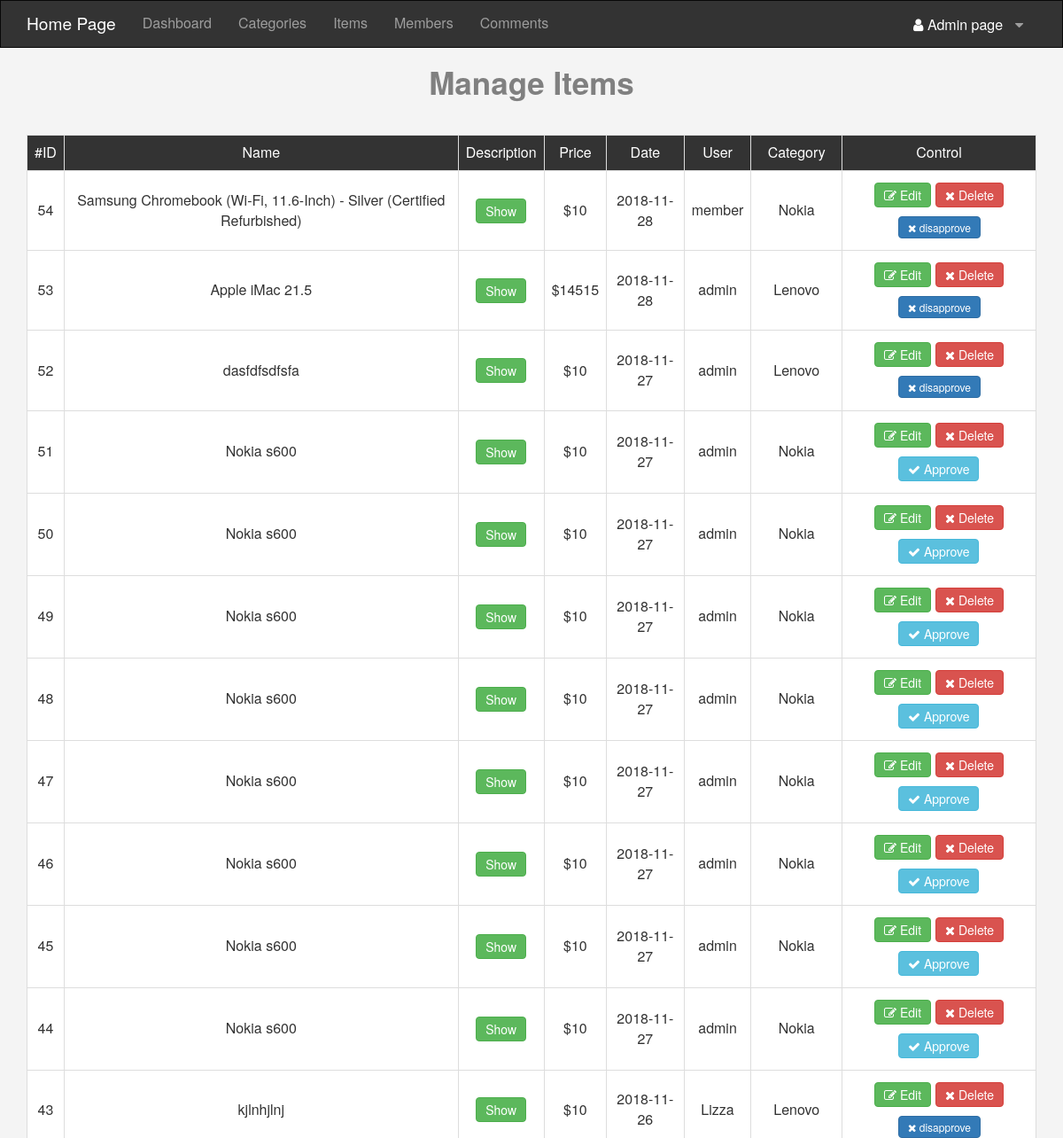
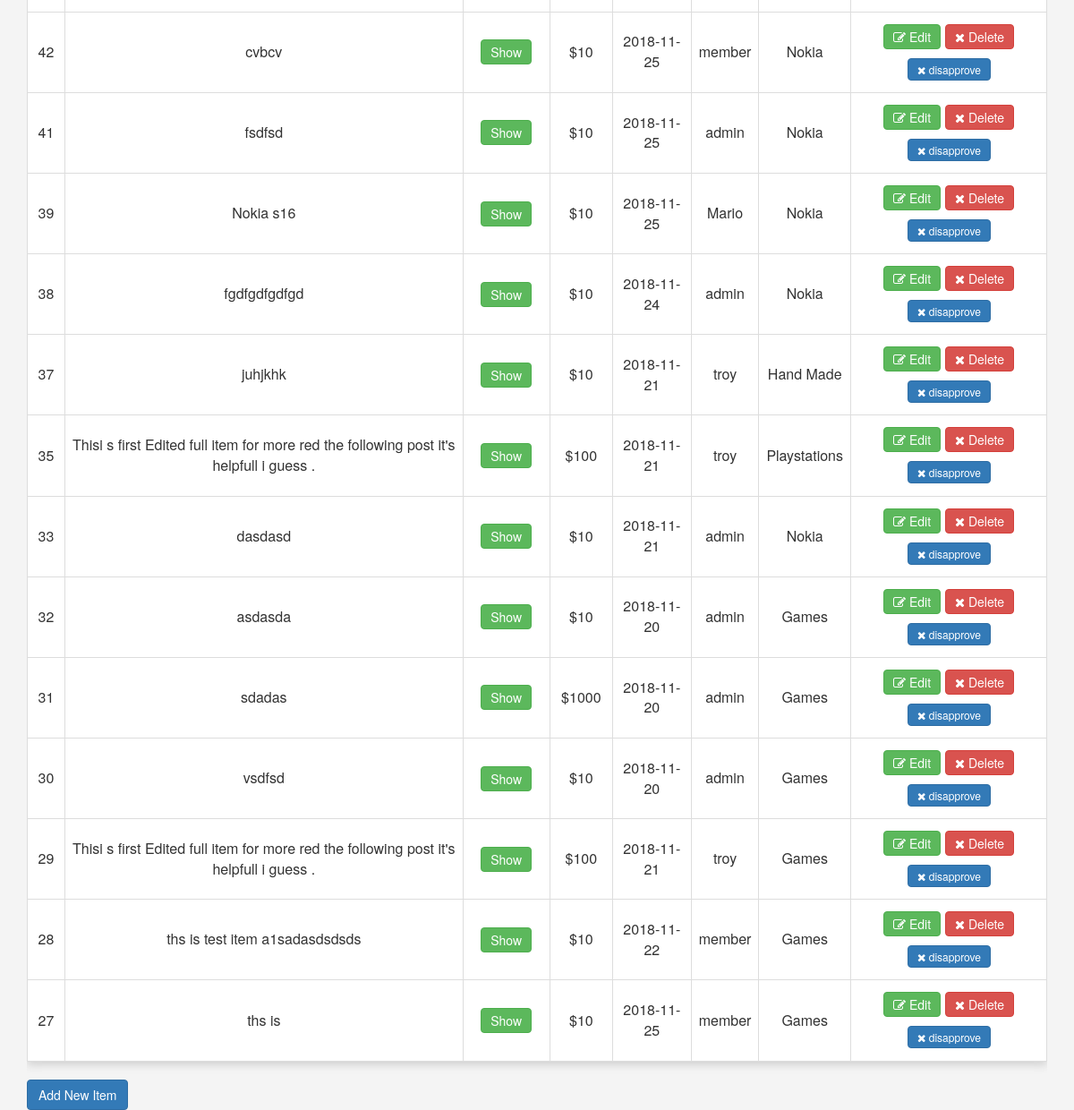
The page /admin/items.php (signed in) on the database its author committed (2 pictures, top to bottom).
### tables this page shows
CREATE TABLE `items` (
  `Item_ID` int(11) NOT NULL,
  `Name` varchar(255) NOT NULL,
  `Description` text NOT NULL,
  `Price` varchar(255) NOT NULL,
  `Add_Date` date NOT NULL,
  `Country_Made` varchar(255) NOT NULL,
  `image` varchar(255) NOT NULL,
  `Status` varchar(255) NOT NULL,
  `Rating` smallint(6) NOT NULL,
  `Quantity` tinyint(4) NOT NULL,
  `approve` tinyint(4) NOT NULL DEFAULT '0',
  `tags` varchar(255) NOT NULL,
  `Cat_ID` int(11) NOT NULL,
  `Member_ID` int(11) NOT NULL,
  `count_num` int(11) NOT NULL
);

CREATE TABLE `users` (
  `UserID` int(11) NOT NULL COMMENT 'The user ID',
  `Username` varchar(255) NOT NULL COMMENT 'The user name can&amp;#039;t use another name or name like it',
  `Password` varchar(255) NOT NULL COMMENT 'the user password',
  `Email` varchar(255) NOT NULL COMMENT 'The user Email',
  `FullName` varchar(255) NOT NULL COMMENT 'The user real name',
  `image` varchar(255) NOT NULL,
  `GroupID` int(11) NOT NULL DEFAULT '0' COMMENT 'Admin 1 user 0',
  `RegStatus` int(11) NOT NULL DEFAULT '0' COMMENT 'active 1 not active 0',
  `Sellerstates` int(11) NOT NULL DEFAULT '0' COMMENT 'good seller 1 normal 0',
  `Regdate` date NOT NULL COMMENT 'regestered date'
);

CREATE TABLE `categories` (
  `ID` int(11) NOT NULL,
  `Name` varchar(255) NOT NULL,
  `Description` text NOT NULL,
  `parent` int(11) NOT NULL,
  `Ordring` int(11) DEFAULT NULL,
  `Visibility` tinyint(4) NOT NULL DEFAULT '0' COMMENT '0 show cats1 hide them',
  `Allow_Comment` tinyint(4) NOT NULL DEFAULT '0' COMMENT '0show comments 1 hide',
  `Allow_Ads` tinyint(4) NOT NULL DEFAULT '0' COMMENT '0 show ads 1 hide'
);

### admin/includes/functions/functions.php (called while the page is built, shortened)
<?php
	function proveAdmin()
	{
		global $con;
		$admin = $con->prepare("SELECT GroupID FROM users WHERE UserID = ? AND Username = ? AND GroupID = ?");
		$admin->execute(array($_SESSION['ID'] , $_SESSION['Username'] , $_SESSION['GroupID']));
		$existadmin = $admin->rowCount();
		$adminprove = $admin->fetch();
		if ($existadmin > 0 && $adminprove['GroupID'] == 1) {
			return 1 ;
		}elseif ($existadmin > 0 && $adminprove['GroupID'] == 0) {
			return 0 ;
		}
	};

### admin/includes/languages/english.php (called while the page is built)
<?php
function lang($phrase)
{
	static $lang =array(
		'DashBOARD'			=>	'Dashboard',
		'LOGIN'				=>	'login',
		'DEFAULTTitle'		=>	'Wellcome to our website',
		'MEMBERS'			=>	'Manage Members',
		'CATEGORIES'		=>	'Manage Categories',
		'ITEMST'			=>	'Manage Items',
		''		=>	'',
		'HOME' 				=> 'Home Page',
		'SECTIONS' 			=> 'Categories',
		'EDIT' 				=> 'Edit Profile',
		'SETTINGS' 			=> 'Settings',
		'LOGOUT' 			=> 'Logout',
		'ITEMS'				=>	'Items',
		'MEMBERS'			=>	'Members',
		'COMMENTS'			=>	'Comments',
		'STATISTICS'		=>	'Statistics',
		'LOGS'				=>	'logs',
		'DASHBOARD'			=>	'Dashboard',
		'TOTALMEMBERS'		=>	'Total Members',
		'PENDINGMEMBERS'	=>	'Pending Members',
		'TOTALITEMS'		=>	'Total Added Items',
		'TOTALCOMMENTS'		=>	'Total Comments',
		'LATESTREGISTERED'	=>	'Latest 5 Registired Users',
		'LATESTITEMS'		=>	'Latest 5 Added Items',
		''		=>	'',
		''		=>	'',
		'MANAGEMEMBERS'		=>	'Manage Members',
		'ID'				=>	'#ID',
		'USERNAME'			=>	'Username',
		'EMAIL'				=>	'Email',
		'FULLNAME'			=>	'Full Name',
		'REGDATE'			=>	'Registered Date',
		'CONTROL'			=>	'Control',
		'NEWMEMBER'		=>	'New Member',
		'DELETE'		=>	'Delete',
		'EDIT'			=>	'Edit',
		'ACTIVATE'		=>	'Activate',
		'DEACTIVATE'	=>	'DeActive',
		''		=>	'',
		'EDITMEMBER'	=>	'Edit Member',
		'USERNAME'		=>	'Username',
		'PASSWORD'		=>	'Password',
		'EMAIL'			=>	'Email',
		'FULLNAME'		=>	'Full Name',
		'SAVE'			=>	'Save',
		''		=>	'',
		''		=>	'',
		'ADDNEWMEMBER'	=>	'Add New Member',
		'USERNAME'		=>	'Username',
		'PASSWORD'		=>	'Password',
		'EMAIL'			=>	'Email',
		'FULLNAME'		=>	'Full Name',
		'ADD'			=>	'Add',
		''		=>	'',
		''		=>	'',
		''		=>	'',
		'NAME'			=>	'Name',
		'DESCRIPTION'	=>	'Description',
		'ORDRING'		=>	'Ordring',
		'VISIBILITY'	=>	'Visibility',
		'ALLOW_COMMENTS'=>	'Allow Comments',
		'ALLOW_ADS'		=>	'Allow Ads',
		'UPDATE'		=>	'Update',
		''		=>	'',
		''		=>	'',
		''		=>	'',
		''		=>	'',
		''		=>	'',
		''		=>	'',
		''		=>	''
				);
	return $lang[$phrase];
};

### admin/items.php (the view, shortened to what this page needs)
<?php
	if (isset($_SESSION['Username'])){
	include 'includes/languages/english.php';
	}
 	else {header('location: index.php');
 	};
if (proveAdmin() == 1)
{
	$do = isset($_GET['do']) ? $_GET['do'] : 'Manage';
	if ($do == 'Manage') {
		$stmt = $con->prepare("
			SELECT
				items.*,
				categories.Name AS Cat_Name ,
				users.Username
			FROM
				items
			INNER JOIN
				categories
			ON
				categories.ID = items.Cat_ID
			INNEr JOIN
				users
			ON
				users.UserID = items.Member_ID
			ORDER BY Item_ID DESC
		");
		$stmt->execute();
		$items = $stmt->fetchAll();
		if (! empty($items)) {
?>
	<h1 class="text-center">Manage Items</h1>
	<div class="container items">
		<div class="table-responsive">
			<table class="main-table text-center table table-bordered">
				<tr>
					<td>#ID</td>
					<td>Name</td>
					<td>Description</td>
					<td>Price</td>
					<td>Date</td>
					<td>User</td>
					<td>Category</td>
					<td>Control</td>
				</tr>
				<?php
					foreach ($items as $item) {
					echo "<tr>";
						echo "<td>".$item['Item_ID']."</td>";
						echo "<td>".$item['Name']."</td>";
						echo "<td class='show_description'><div class='btn btn-success'>Show</div>
						</td>";
						echo "<td>$".$item['Price']."</td>";
						echo "<td>".$item['Add_Date']."</td>";
						echo "<td>".$item['Username']."</td>";
						echo "<td>".$item['Cat_Name']."</td>";
						echo '<td>';
							echo '<a href="items.php?do=Edit&itemID='.$item['Item_ID'].'" class="btn btn-success hvr-icon-pulse-grow"><i class="fa fa-edit hvr-icon"></i> '.lang('EDIT').'</a> ';
							echo '<a href="items.php?do=Delete&itemID='.$item['Item_ID'].'" class="btn btn-danger confirm hvr-icon-pulse-grow"><i class="fa fa-close hvr-icon"></i> '.lang('DELETE').' </a> ';
							if ($item['approve'] == 0) {
								echo " <a href='items.php?do=approve&itemID=".$item['Item_ID']."' class='btn btn-info hvr-icon-pulse-grow'>
									<i class='fa fa-check hvr-icon'></i>
									Approve</a>";
							}elseif ($item['approve'] == 1) {
								echo " <a href='items.php?do=disapprove&itemID=".$item['Item_ID']."' class='btn btn-primary hvr-icon-pulse-grow' style='font-size:12px;'>
									<i class='fa fa-close hvr-icon'></i>
									disapprove</a>";
							}
						echo "</td>";
					echo "</tr>";
					}
				?>
			</table>
		</div>
		<a class="btn btn-primary" href="?do=Add">Add New Item</a>
	</div>
<?php
		}
	}
	include $tpl.'footer.php';
}else {header('location: ../index.php');
};
?>

### admin/layout/css/admin.css (style rules this page uses)
body { background-color: #f4f4f4; font-size: 16px; }
h1 { margin-bottom: 40px; font-size: 35px; font-weight: bold; color: grey; }
.main-table { -webkit-box-shadow : 0 3px 10px #CCC; -moz-box-shadow : 0 3px 10px #CCC; -o-box-shadow : 0 3px 10px #CCC; box-shadow : 0 3px 10px #CCC; }
.main-table tr { background-color: none; }
.main-table td { background-color: #FFF; vertical-align: middle !important; word-wrap: break-word !important; }
.main-table tr:first-child td { background-color: #333; color: #fff; }
.main-table .btn { padding: 3px 10px; margin: 5px 0px ; }

### rows shown on the page
items: Item_ID "54", Name "Samsung Chromebook (Wi-Fi, 11.6-Inch) - Silver (Certified Refurbished)", Price "10", Add_Date "2018-11-28", Member_ID.Username "member", Cat_ID.Name "Nokia"
items: Item_ID "53", Name "Apple iMac 21.5", Price "14515", Add_Date "2018-11-28", Member_ID.Username "admin", Cat_ID.Name "Lenovo"
items: Item_ID "52", Name "dasfdfsdfsfa", Price "10", Add_Date "2018-11-27", Member_ID.Username "admin", Cat_ID.Name "Lenovo"
items: Item_ID "51", Name "Nokia s600", Price "10", Add_Date "2018-11-27", Member_ID.Username "admin", Cat_ID.Name "Nokia"
items: Item_ID "50", Name "Nokia s600", Price "10", Add_Date "2018-11-27", Member_ID.Username "admin", Cat_ID.Name "Nokia"
items: Item_ID "49", Name "Nokia s600", Price "10", Add_Date "2018-11-27", Member_ID.Username "admin", Cat_ID.Name "Nokia"
items: Item_ID "48", Name "Nokia s600", Price "10", Add_Date "2018-11-27", Member_ID.Username "admin", Cat_ID.Name "Nokia"
items: Item_ID "47", Name "Nokia s600", Price "10", Add_Date "2018-11-27", Member_ID.Username "admin", Cat_ID.Name "Nokia"
items: Item_ID "46", Name "Nokia s600", Price "10", Add_Date "2018-11-27", Member_ID.Username "admin", Cat_ID.Name "Nokia"
items: Item_ID "45", Name "Nokia s600", Price "10", Add_Date "2018-11-27", Member_ID.Username "admin", Cat_ID.Name "Nokia"
items: Item_ID "44", Name "Nokia s600", Price "10", Add_Date "2018-11-27", Member_ID.Username "admin", Cat_ID.Name "Nokia"
items: Item_ID "43", Name "kjlnhjlnj", Price "10", Add_Date "2018-11-26", Member_ID.Username "Lizza", Cat_ID.Name "Lenovo"
items: Item_ID "42", Name "cvbcv", Price "10", Add_Date "2018-11-25", Member_ID.Username "member", Cat_ID.Name "Nokia"
items: Item_ID "41", Name "fsdfsd", Price "10", Add_Date "2018-11-25", Member_ID.Username "admin", Cat_ID.Name "Nokia"
items: Item_ID "39", Name "Nokia s16", Price "10", Add_Date "2018-11-25", Member_ID.Username "Mario", Cat_ID.Name "Nokia"
items: Item_ID "38", Name "fgdfgdfgdfgd", Price "10", Add_Date "2018-11-24", Member_ID.Username "admin", Cat_ID.Name "Nokia"
items: Item_ID "37", Name "juhjkhk", Price "10", Add_Date "2018-11-21", Member_ID.Username "troy", Cat_ID.Name "Hand Made"
items: Item_ID "35", Name "Thisi s first Edited full item for more red the following post it's helpfull i guess .", Price "100", Add_Date "2018-11-21", Member_ID.Username "troy", Cat_ID.Name "Playstations"
items: Item_ID "33", Name "dasdasd", Price "10", Add_Date "2018-11-21", Member_ID.Username "admin", Cat_ID.Name "Nokia"
items: Item_ID "32", Name "asdasda", Price "10", Add_Date "2018-11-20", Member_ID.Username "admin", Cat_ID.Name "Games"
items: Item_ID "31", Name "sdadas", Price "1000", Add_Date "2018-11-20", Member_ID.Username "admin", Cat_ID.Name "Games"
items: Item_ID "30", Name "vsdfsd", Price "10", Add_Date "2018-11-20", Member_ID.Username "admin", Cat_ID.Name "Games"
items: Item_ID "29", Name "Thisi s first Edited full item for more red the following post it's helpfull i guess .", Price "100", Add_Date "2018-11-21", Member_ID.Username "troy", Cat_ID.Name "Games"
items: Item_ID "28", Name "ths is test item a1sadasdsdsds", Price "10", Add_Date "2018-11-22", Member_ID.Username "member", Cat_ID.Name "Games"
items: Item_ID "27", Name "ths is", Price "10", Add_Date "2018-11-25", Member_ID.Username "member", Cat_ID.Name "Games"

### other values the page prints
lang('HOME') "Home Page"
lang('SECTIONS') "Categories"
lang('ITEMS') "Items"
lang('MEMBERS') "Members"
lang('COMMENTS') "Comments"
$_SESSION['FullName'] "Admin page"
